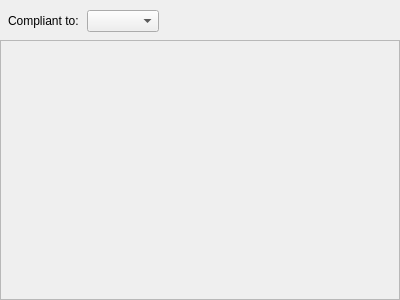
<?xml version="1.0" encoding="UTF-8"?>
<ui version="4.0">
 <class>ColorContrastView</class>
 <widget class="QWidget" name="ColorContrastView">
  <property name="geometry">
   <rect>
    <x>0</x>
    <y>0</y>
    <width>400</width>
    <height>300</height>
   </rect>
  </property>
  <property name="windowTitle">
   <string>Form</string>
  </property>
  <layout class="QVBoxLayout" name="verticalLayout">
   <property name="spacing">
    <number>8</number>
   </property>
   <property name="leftMargin">
    <number>0</number>
   </property>
   <property name="topMargin">
    <number>10</number>
   </property>
   <property name="rightMargin">
    <number>0</number>
   </property>
   <property name="bottomMargin">
    <number>0</number>
   </property>
   <item>
    <layout class="QHBoxLayout" name="horizontalLayout">
     <property name="spacing">
      <number>8</number>
     </property>
     <property name="leftMargin">
      <number>8</number>
     </property>
     <property name="topMargin">
      <number>0</number>
     </property>
     <item>
      <widget class="QLabel" name="_labelCompliantTo">
       <property name="sizePolicy">
        <sizepolicy hsizetype="Maximum" vsizetype="Preferred">
         <horstretch>0</horstretch>
         <verstretch>0</verstretch>
        </sizepolicy>
       </property>
       <property name="text">
        <string>Compliant to:</string>
       </property>
      </widget>
     </item>
     <item>
      <widget class="QComboBox" name="_comboBoxCompliantTo">
       <property name="sizeAdjustPolicy">
        <enum>QComboBox::AdjustToContentsOnFirstShow</enum>
       </property>
      </widget>
     </item>
     <item>
      <spacer name="horizontalSpacer">
       <property name="orientation">
        <enum>Qt::Horizontal</enum>
       </property>
       <property name="sizeType">
        <enum>QSizePolicy::MinimumExpanding</enum>
       </property>
       <property name="sizeHint" stdset="0">
        <size>
         <width>0</width>
         <height>0</height>
        </size>
       </property>
      </spacer>
     </item>
    </layout>
   </item>
   <item>
    <widget class="QScrollArea" name="_centerScrollArea">
     <property name="widgetResizable">
      <bool>true</bool>
     </property>
     <widget class="QWidget" name="_centerContents">
      <property name="geometry">
       <rect>
        <x>0</x>
        <y>0</y>
        <width>398</width>
        <height>254</height>
       </rect>
      </property>
     </widget>
    </widget>
   </item>
  </layout>
 </widget>
 <resources/>
 <connections/>
</ui>
